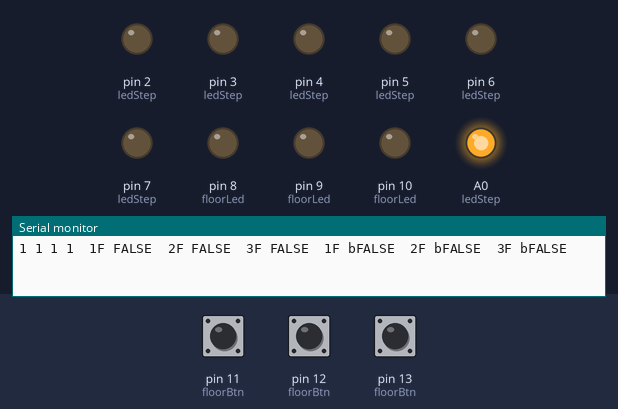
Recording of a sketch running on a simulated Arduino Uno, built with avr-gcc and run on an emulated ATmega328P. Parts: output pins drawn as LEDs (lit = HIGH), the last lines printed to the serial monitor. Dashed ring = blinking. The inputs (shaded band) are chosen by the test bench; at power-on: pin 12 (floorBtn) LOW, pin 11 (floorBtn) LOW, pin 13 (floorBtn) LOW.

Above: at 1.2 s.
1.3 s: pin 12 (floorBtn) pulled HIGH for 0.15 s
At 2.3 s:
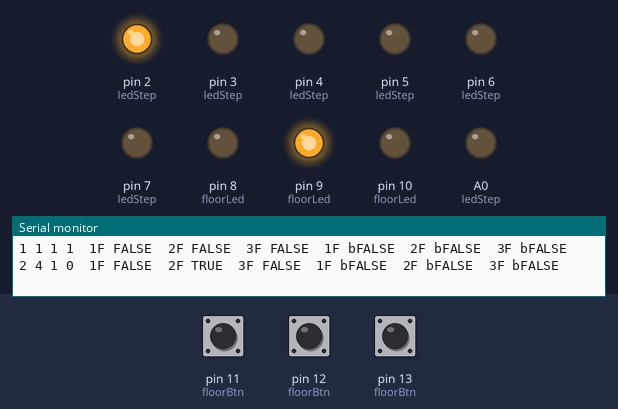
4.4 s: pin 11 (floorBtn) pulled HIGH for 0.15 s
At 5.8 s:
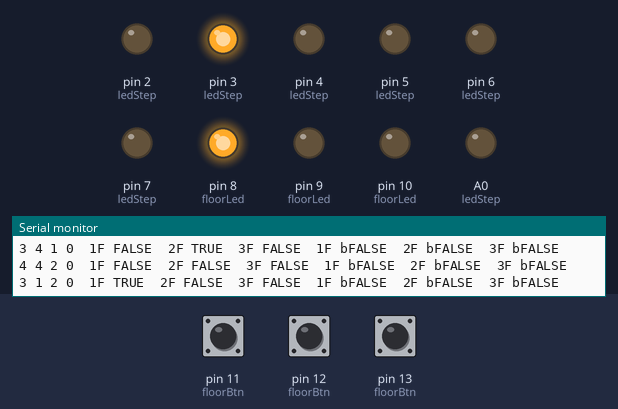
7.5 s: pin 13 (floorBtn) pulled HIGH for 0.15 s
At 8.8 s:
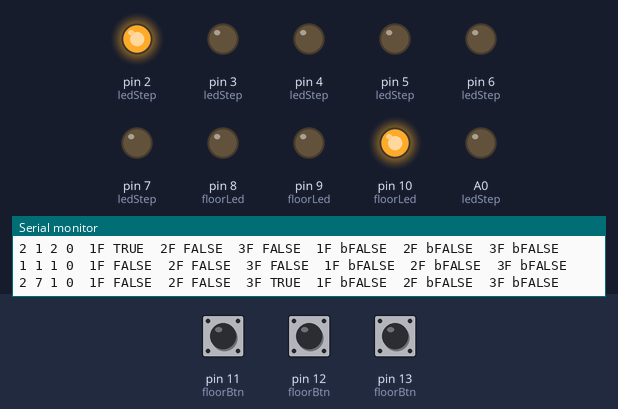
10.6 s: pin 11 (floorBtn) pulled HIGH for 1 s
At 12.3 s:
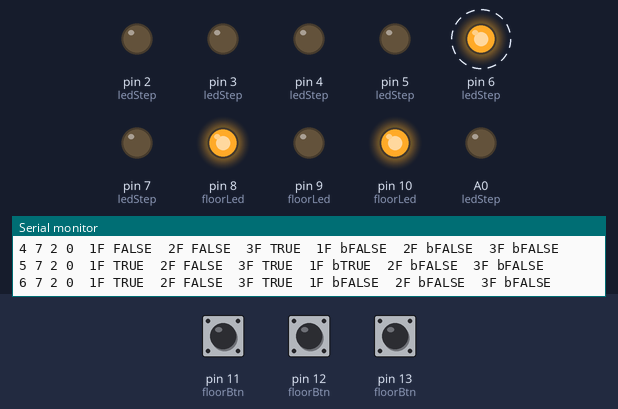
14.6 s: pin 12 (floorBtn) pulled HIGH for 1 s
At 15.8 s:
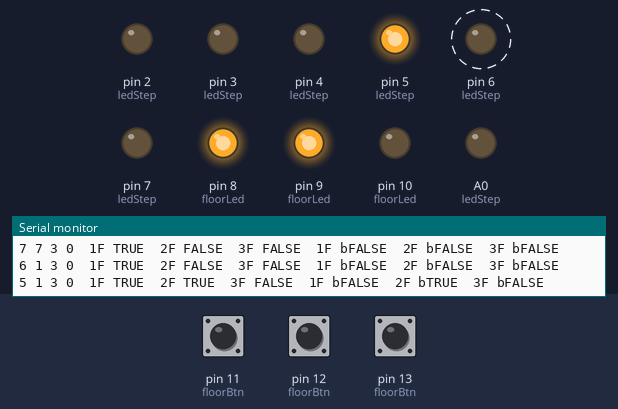
17.6 s: pin 13 (floorBtn) pulled HIGH for 1 s
At 18.8 s:
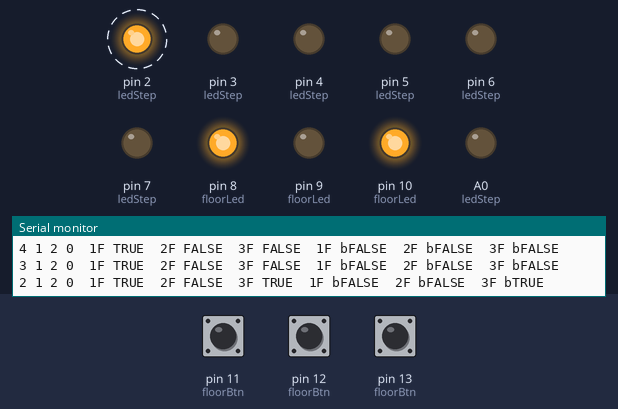
Timing chart, 0 to 25.5 s (numbered marks = the images above; inputs shaded):
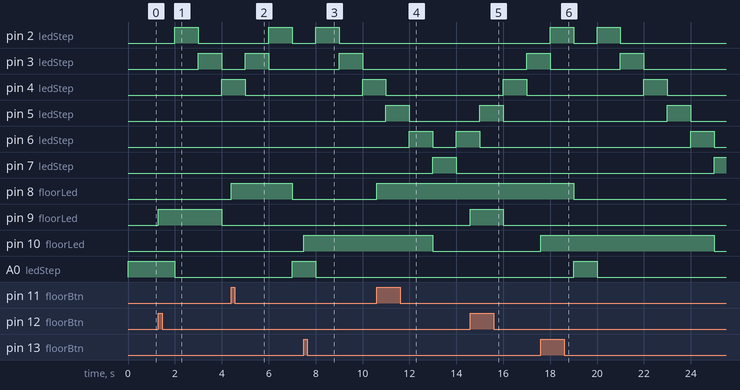

The sketch:

elvFinal.ino
```cpp
#define floor1Btn  11
#define floor2Btn  12
#define floor3Btn  13

#define floor1Led  8
#define floor2Led  9
#define floor3Led  10

#define ledStep7  7
#define ledStep6  6
#define ledStep5  5
#define ledStep4  4
#define ledStep3  3
#define ledStep2  2
#define ledStep1  A0

int elvFloor = 1;
int step = 1;
int targetStep = 1;

bool floorFlag[4] = {NULL, false, false, false};

bool beforeFloorBtn[4] = {NULL,false, false, false};

unsigned long lastCallTimeFloor1 = 0;
unsigned long lastCallTimeFloor2 = 0;
unsigned long lastCallTimeFloor3 = 0;

unsigned long previousMillis = 0;
const long interval = 1000;

bool goal = true;

int pushBtn();

int findNextTargetStep();

int elvLedOn(int step);
int elvLedOff(int step);

int floorLedOn(int floor);
int floorLedOff(int floor);

int checkFloorFlag(int argFloor);

int pushBtnfloor();

bool checkGaol();

const int ledStep[8] = {0,ledStep1,ledStep2,ledStep3,ledStep4,ledStep5,ledStep6,ledStep7};

const int floorLed[4] = {0, floor1Led, floor2Led, floor3Led};

const int floorBtn[4] = {0, floor1Btn, floor2Btn, floor3Btn};

void setup()
{
  for(int i = 1; i < 8; i++)
  {
    pinMode(ledStep[i], OUTPUT);
  }

  for(int i = 1; i < 4; i++)
  {
    pinMode(floorLed[i], OUTPUT);
  }

  for(int i = 1; i < 4; i++)
  {
    pinMode(floorBtn[i], INPUT);
  }

  digitalWrite(ledStep[1], HIGH);

  Serial.begin(9600);
}

void loop()
{
  unsigned long currentMillis = millis();
  pushBtn();

  if(currentMillis - previousMillis >= interval)
  {
    previousMillis = currentMillis;
    if(goal == false)
    {
      targetStep = findNextTargetStep();
    }

    if(targetStep > step)
    {
      elvLedOff(step);
      step++;
      elvLedOn(step);

    }
    else if(targetStep < step)
    {
      elvLedOff(step);
      step--;
      elvLedOn(step);
    }
    else
    {
      //NONE
    }


    if(step % 3 == 1)
    {
      if(step == 1)
      {
        elvFloor = 1;
      }
      else if(step == 4)
      {
        elvFloor = 2;
      }
      else if(step == 7)
      {
        elvFloor = 3;
      }
      else
      {
        //NONE
      }

      checkFloorFlag(elvFloor);
    }

    Serial.print(step);
    Serial.print(" ");
    Serial.print(targetStep);
    Serial.print(" ");
    Serial.print(elvFloor);
    Serial.print(" ");
    Serial.print(goal);
    Serial.print(" ");
    Serial.print(floorFlag[1]?" 1F TRUE":" 1F FALSE");
    Serial.print(" ");
    Serial.print(floorFlag[2]?" 2F TRUE":" 2F FALSE");
    Serial.print(" ");
    Serial.print(floorFlag[3]?" 3F TRUE":" 3F FALSE");
    Serial.print(" ");
    Serial.print(beforeFloorBtn[1]?" 1F bTRUE":" 1F bFALSE");
    Serial.print(" ");
    Serial.print(beforeFloorBtn[2]?" 2F bTRUE":" 2F bFALSE");
    Serial.print(" ");
    Serial.println(beforeFloorBtn[3]?" 3F bTRUE":" 3F bFALSE");

  }
}


int findNextTargetStep()
{
  int returnStep = 0;

  if(elvFloor == 1)
  {
    if(floorFlag[2] == true && floorFlag[3] == true)
    {
      if(lastCallTimeFloor2 < lastCallTimeFloor3)
      {
        returnStep = 4;
      }
      else
      {
        returnStep = 7;
      }
    }
    else if(floorFlag[2] == true) returnStep = 4;
    else if(floorFlag[3] == true) returnStep = 7;
    else returnStep = 1;
  }
  else if(elvFloor == 2)
  {
    if(floorFlag[1] == true && floorFlag[3] == true)
    {
      if(lastCallTimeFloor1 < lastCallTimeFloor3)
      {
        returnStep = 1;
      }
      else
      {
        returnStep = 7;
      }
    }
    else if(floorFlag[1] == true) returnStep = 1;
    else if(floorFlag[3] == true) returnStep = 7;
    else returnStep = 4;
  }
  else if(elvFloor == 3)
  {
    if(floorFlag[2] == true && floorFlag[1] == true)
    {
      if(lastCallTimeFloor2 < lastCallTimeFloor1)
      {
        returnStep = 4;
      }
      else
      {
        returnStep = 1;
      }
    }
  	else if(floorFlag[2] == true) returnStep = 4;
    else if(floorFlag[1] == true) returnStep = 1;
    else returnStep = 7;
  }

  return returnStep;
}

int pushBtn()
{
  if(elvFloor == 1)
  {
    if(digitalRead(floorBtn[1]) == true && beforeFloorBtn[1] == false && step != 1)
    {
      beforeFloorBtn[1] = digitalRead(floorBtn[1]);
      if (floorFlag[1] == false)
      {
        lastCallTimeFloor1 = millis();
      	floorFlag[1] = true;
      	floorLedOn(1);
        goal = false;
      }
      else
      {
      	floorFlag[1] = false;
      	floorLedOff(1);
        goal = checkGaol();
      }
    }

    if(digitalRead(floorBtn[2]) == true && beforeFloorBtn[2] == false)
    {
      beforeFloorBtn[2] = digitalRead(floorBtn[2]);
      if (floorFlag[2] == false)
      {
        lastCallTimeFloor2 = millis();
      	floorFlag[2] = true;
      	floorLedOn(2);
        goal = false;
      }
      else
      {
      	floorFlag[2] = false;
      	floorLedOff(2);
        goal = checkGaol();
      }
    }

    if(digitalRead(floorBtn[3]) == true && beforeFloorBtn[3] == false)
    {
      beforeFloorBtn[3] = digitalRead(floorBtn[3]);
      if (floorFlag[3] == false)
      {
        lastCallTimeFloor3 = millis();
      	floorFlag[3] = true;
      	floorLedOn(3);
        goal = false;
      }
      else
      {
      	floorFlag[3] = false;
      	floorLedOff(3);
        goal = checkGaol();
      }
    }
  }

  else if(elvFloor == 2)
  {
    if(digitalRead(floorBtn[1]) == true && beforeFloorBtn[1] == false)
    {
      beforeFloorBtn[1] = digitalRead(floorBtn[1]);
      if (floorFlag[1] == false)
      {
        lastCallTimeFloor1 = millis();
      	floorFlag[1] = true;
      	floorLedOn(1);
        goal = false;
      }
      else
      {
      	floorFlag[1] = false;
      	floorLedOff(1);
        goal = checkGaol();
      }
    }

    if(digitalRead(floorBtn[2]) == true && beforeFloorBtn[2] == false && step != 4)
    {
      beforeFloorBtn[2] = digitalRead(floorBtn[2]);
      if (floorFlag[2] == false)
      {
        lastCallTimeFloor2 = millis();
      	floorFlag[2] = true;
      	floorLedOn(2);
        goal = false;
      }
      else
      {
      	floorFlag[2] = false;
      	floorLedOff(2);
        goal = checkGaol();
      }
    }

    if(digitalRead(floorBtn[3]) == true && beforeFloorBtn[3] == false)
    {
      beforeFloorBtn[3] = digitalRead(floorBtn[3]);
      if (floorFlag[3] == false)
      {
        lastCallTimeFloor3 = millis();
      	floorFlag[3] = true;
      	floorLedOn(3);
        goal = false;
      }
      else
      {
      	floorFlag[3] = false;
      	floorLedOff(3);
        goal = checkGaol();
      }
    }
  }

  else if(elvFloor == 3)
  {
    if(digitalRead(floorBtn[1]) == true && beforeFloorBtn[1] == false)
    {
      beforeFloorBtn[1] = digitalRead(floorBtn[1]);
      if (floorFlag[1] == false)
      {
        lastCallTimeFloor1 = millis();
      	floorFlag[1] = true;
      	floorLedOn(1);
        goal = false;
      }
      else
      {
      	floorFlag[1] = false;
      	floorLedOff(1);
        goal = checkGaol();
      }
    }

    if(digitalRead(floorBtn[2]) == true && beforeFloorBtn[2] == false)
    {
      beforeFloorBtn[2] = digitalRead(floorBtn[2]);
      if (floorFlag[2] == false)
      {
        lastCallTimeFloor2 = millis();
      	floorFlag[2] = true;
      	floorLedOn(2);
        goal = false;
      }
      else
      {
      	floorFlag[2] = false;
      	floorLedOff(2);
        goal = checkGaol();
      }
    }

    if(digitalRead(floorBtn[3]) == true && beforeFloorBtn[3] == false && step != 7)
    {
      beforeFloorBtn[3] = digitalRead(floorBtn[3]);
      if (floorFlag[3] == false)
      {
        lastCallTimeFloor3 = millis();
        floorFlag[3] = true;
        floorLedOn(3);
        goal = false;
      }
      else
      {
        floorFlag[3] = false;
        floorLedOff(3);
        goal = checkGaol();
      }
    }
  }

  else {} //NONE

  if(digitalRead(floorBtn[1]) == false && beforeFloorBtn[1] == true)
  {
    beforeFloorBtn[1] = digitalRead(floorBtn[1]);
  }
  if(digitalRead(floorBtn[2]) == false && beforeFloorBtn[2] == true)
  {
    beforeFloorBtn[2] = digitalRead(floorBtn[2]);
  }
  if(digitalRead(floorBtn[3]) == false && beforeFloorBtn[3] == true)
  {
    beforeFloorBtn[3] = digitalRead(floorBtn[3]);
  }

  return 0;
}


int elvLedOn(int step)
{
  digitalWrite(ledStep[step], HIGH);
  return 0;
}

int elvLedOff(int step)
{
  digitalWrite(ledStep[step], LOW);
  return 0;
}

int floorLedOn(int argFloor)
{
  digitalWrite(floorLed[argFloor], HIGH);
  return 0;
}

int floorLedOff(int argFloor)
{
  digitalWrite(floorLed[argFloor], LOW);
  return 0;
}

int checkFloorFlag(int argFloor)
{
  floorFlag[argFloor] = false;
  floorLedOff(argFloor);
  return 0;
}

bool checkGaol()
{
  return !(floorFlag[1]||floorFlag[2]||floorFlag[3]);
}
```

Measured:
- after the input at 1.3 s, pin 2 (ledStep): LOW → HIGH after 0.70 s, → LOW 1.0 s later; pin 3 (ledStep): LOW → HIGH after 1.7 s, → LOW 1.0 s later; pin 4 (ledStep): LOW → HIGH after 2.7 s; pin 9 (floorLed): LOW → HIGH at once, → LOW 2.7 s later; A0 (ledStep): HIGH → LOW after 0.70 s
- after the input at 4.4 s, pin 2 (ledStep): LOW → HIGH after 1.6 s, → LOW 1.0 s later; pin 3 (ledStep): LOW → HIGH after 0.60 s, → LOW 1.0 s later; pin 4 (ledStep): HIGH → LOW after 0.60 s; pin 8 (floorLed): LOW → HIGH at once, → LOW 2.6 s later; A0 (ledStep): LOW → HIGH after 2.6 s
- after the input at 7.5 s, pin 2 (ledStep): LOW → HIGH after 0.50 s, → LOW 1.0 s later; pin 3 (ledStep): LOW → HIGH after 1.5 s, → LOW 1.0 s later; pin 4 (ledStep): LOW → HIGH after 2.5 s; pin 10 (floorLed): LOW → HIGH at once; A0 (ledStep): HIGH → LOW after 0.50 s
- after the input at 10.6 s, pin 8 (floorLed): LOW → HIGH at once
- after the input at 14.6 s, pin 9 (floorLed): LOW → HIGH at once, → LOW 1.4 s later
- after the input at 17.6 s, pin 4 (ledStep): LOW → HIGH after 4.4 s, → LOW 1.0 s later; pin 5 (ledStep): LOW → HIGH after 5.4 s, → LOW 1.0 s later; pin 6 (ledStep): LOW → HIGH after 6.4 s, → LOW 1.0 s later; pin 7 (ledStep): LOW → HIGH after 7.4 s; pin 10 (floorLed): LOW → HIGH at once, → LOW 7.4 s later
